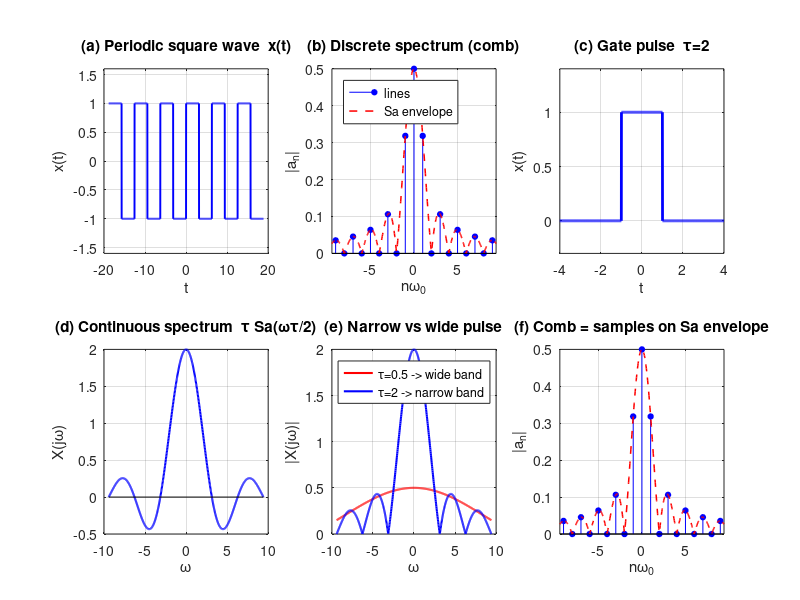

This figure's MATLAB source:
% fft_week8.m - S5 W8 周日预习图: 傅里叶级数 -> 傅里叶变换
% 六格: (a)周期方波时域 (b)离散谱+Sa包络 (c)门函数时域
%       (d)连续谱 Sa (e)窄宽对比 (f)冲激串=包络取点
figure('visible','off','position',[60 60 1280 820]);

% ---- (a) 周期方波时域 ----
subplot(2,3,1);
t = linspace(-3*2*pi, 3*2*pi, 2000);
x = sign(sin(t));
plot(t, x, 'b', 'linewidth', 1.4); ylim([-1.6 1.6]);
grid on; title('(a) Periodic square wave  x(t)');
xlabel('t'); ylabel('x(t)');

% ---- (b) 周期方波离散谱 (梳子) + Sa 包络 ----
subplot(2,3,2);
n = -12:12; an = zeros(size(n));
nz = (n ~= 0);
an(nz) = 0.5*sin(n(nz)*pi/2)./(n(nz)*pi/2);
an(n == 0) = 0.5;
stem(n, abs(an), 'b', 'filled', 'markersize', 4); hold on;
w = linspace(-3*pi, 3*pi, 500);
env = 0.5*abs(sin(w*pi/2)./(w*pi/2)); env(abs(w) < 1e-9) = 0.5;
plot(w, env, 'r--', 'linewidth', 1.1);
xlim([-3*pi 3*pi]); grid on;
title('(b) Discrete spectrum (comb)');
xlabel('n\omega_0'); ylabel('|a_n|');
legend('lines', 'Sa envelope', 'location', 'northwest');

% ---- (c) 门函数时域 ----
subplot(2,3,3);
tau = 2;
t = linspace(-4, 4, 1200);
x = double(abs(t) <= tau/2);
plot(t, x, 'b', 'linewidth', 2); ylim([-0.3 1.4]);
grid on; title('(c) Gate pulse  \tau=2');
xlabel('t'); ylabel('x(t)');

% ---- (d) 门函数连续谱 (Sa) ----
subplot(2,3,4);
w = linspace(-3*pi, 3*pi, 800);
X = tau*sinc(w*tau/(2*pi));   % tau * sin(w*tau/2)/(w*tau/2)
plot(w, X, 'b', 'linewidth', 1.5); hold on;
plot([-3*pi 3*pi], [0 0], 'k', 'linewidth', 0.6);
grid on; title('(d) Continuous spectrum  \tau Sa(\omega\tau/2)');
xlabel('\omega'); ylabel('X(j\omega)');

% ---- (e) 窄宽对比: 时域窄 <-> 频域宽 ----
subplot(2,3,5);
w = linspace(-3*pi, 3*pi, 800);
X1 = 0.5*sinc(w*0.5/(2*pi));  % tau=0.5
X2 = 2*sinc(w*2/(2*pi));      % tau=2
plot(w, abs(X1), 'r', 'linewidth', 1.5); hold on;
plot(w, abs(X2), 'b', 'linewidth', 1.5);
grid on; title('(e) Narrow vs wide pulse');
xlabel('\omega'); ylabel('|X(j\omega)|');
legend('\tau=0.5 -> wide band', '\tau=2 -> narrow band', 'location', 'north');

% ---- (f) 周期信号频谱 = 冲激串 (包络取点) ----
subplot(2,3,6);
w2 = linspace(-3*pi, 3*pi, 500);
env2 = 0.5*abs(sin(w2*pi/2)./(w2*pi/2)); env2(abs(w2) < 1e-9) = 0.5;
stem(n, abs(an), 'b', 'filled', 'markersize', 4); hold on;
plot(w2, env2, 'r--', 'linewidth', 1.1);
xlim([-3*pi 3*pi]); grid on;
title('(f) Comb = samples on Sa envelope');
xlabel('n\omega_0'); ylabel('|a_n|');

print('-dpng', '-r150', '/workspace/blhx_scheduler/plots/fft_week8.png');
printf('saved ok\n');
